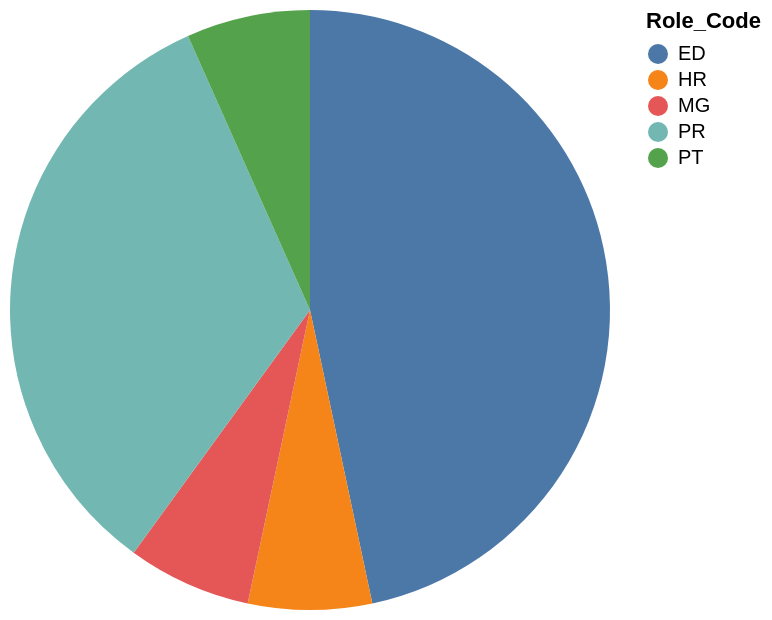

The specification (Vega-Lite) saved for this image:
### Vega-Lite specification from a JSON file in a GitHub repository (floating-point values rounded to 4 significant figures)
{"data": {"values": [{"x_data": "ED", "y_data": 7}, {"x_data": "HR", "y_data": 1}, {"x_data": "MG", "y_data": 1}, {"x_data": "PR", "y_data": 5}, {"x_data": "PT", "y_data": 1}]}, "mark": "arc", "encoding": {"theta": {"field": "y_data", "type": "quantitative", "title": "count(*)"}, "color": {"field": "x_data", "type": "nominal", "title": "Role_Code"}}}
